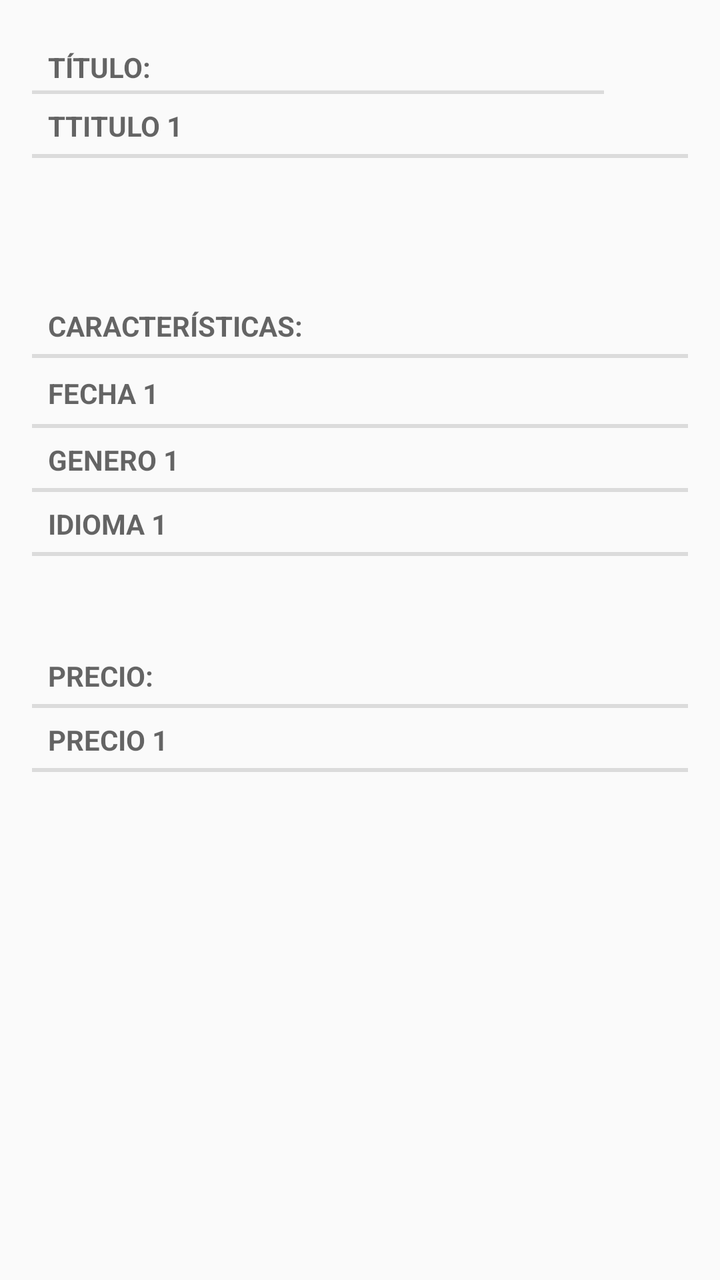
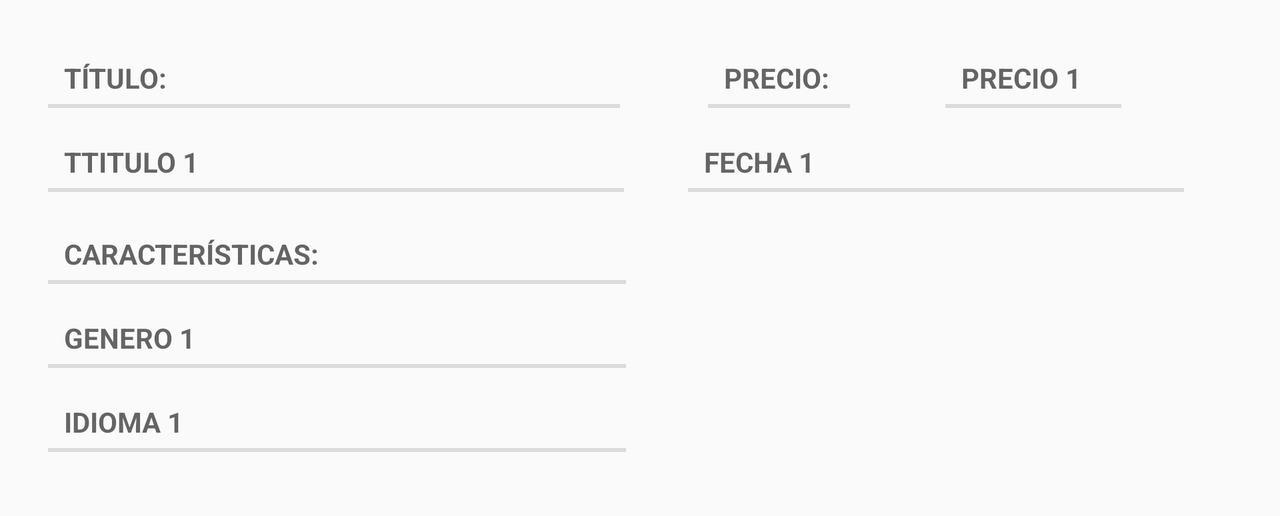

Compare how this app lays out the same screen by default and in its alternative resource folder. The renders come first, then the two layout files and the values they reference.
<!-- AndroidManifest.xml: application theme AppTheme -->
<!-- res/layout/articulo_fragment_grande.xml -->
<?xml version="1.0" encoding="utf-8"?>
<android.support.constraint.ConstraintLayout
    xmlns:android="http://schemas.android.com/apk/res/android"
    xmlns:app="http://schemas.android.com/apk/res-auto"
    xmlns:tools="http://schemas.android.com/tools"
    android:layout_width="match_parent"
    android:layout_height="match_parent"
    android:layout_margin="16dp"
    android:orientation="vertical"
    android:id="@+id/articulo_fragment_grande">

    <TextView
        android:id="@+id/label_grande_title"
        style="?android:listSeparatorTextViewStyle"
        android:layout_width="286dp"
        android:layout_height="27dp"
        android:layout_marginTop="4dp"
        android:text="@string/articulo_title_label"
        app:layout_constraintStart_toStartOf="parent"
        app:layout_constraintTop_toTopOf="parent" />

    <TextView
        android:id="@+id/articulo_title"
        style="?android:listSeparatorTextViewStyle"
        android:layout_width="match_parent"
        android:layout_height="wrap_content"
        app:layout_constraintEnd_toEndOf="parent"
        app:layout_constraintHorizontal_bias="0.0"
        app:layout_constraintStart_toStartOf="parent"
        app:layout_constraintTop_toBottomOf="@+id/label_grande_title"
        tools:text="Ttitulo 1" />

    <TextView
        android:id="@+id/label_grande_caracteristicas"
        style="?android:listSeparatorTextViewStyle"
        android:layout_width="match_parent"
        android:layout_height="wrap_content"
        android:layout_marginTop="68dp"
        android:text="@string/articulo_details_label"
        app:layout_constraintEnd_toEndOf="parent"
        app:layout_constraintHorizontal_bias="0.0"
        app:layout_constraintStart_toStartOf="parent"
        app:layout_constraintTop_toBottomOf="@+id/articulo_title" />

    <TextView
        android:id="@+id/articulo_fecha"
        style="?android:listSeparatorTextViewStyle"
        android:layout_width="match_parent"
        android:layout_height="35dp"
        app:layout_constraintEnd_toEndOf="parent"
        app:layout_constraintStart_toStartOf="parent"
        app:layout_constraintTop_toBottomOf="@+id/label_grande_caracteristicas"
        tools:text="Fecha 1" />

    <TextView
        android:id="@+id/articulo_genero"
        style="?android:listSeparatorTextViewStyle"
        android:layout_width="match_parent"
        android:layout_height="wrap_content"
        app:layout_constraintEnd_toEndOf="parent"
        app:layout_constraintStart_toStartOf="parent"
        app:layout_constraintTop_toBottomOf="@+id/articulo_fecha"
        tools:text="Genero 1" />

    <TextView
        android:id="@+id/articulo_idioma"
        style="?android:listSeparatorTextViewStyle"
        android:layout_width="match_parent"
        android:layout_height="wrap_content"
        app:layout_constraintEnd_toEndOf="parent"
        app:layout_constraintStart_toStartOf="parent"
        app:layout_constraintTop_toBottomOf="@+id/articulo_genero"
        tools:text="Idioma 1" />

    <TextView
        android:id="@+id/label_grande_precio"
        style="?android:listSeparatorTextViewStyle"
        android:layout_width="match_parent"
        android:layout_height="wrap_content"
        android:layout_marginTop="44dp"
        android:text="@string/articulo_precio_label"
        app:layout_constraintEnd_toEndOf="parent"
        app:layout_constraintStart_toStartOf="parent"
        app:layout_constraintTop_toBottomOf="@+id/articulo_idioma" />

    <TextView
        android:id="@+id/articulo_precio"
        style="?android:listSeparatorTextViewStyle"
        android:layout_width="match_parent"
        android:layout_height="wrap_content"
        android:layout_marginBottom="8dp"
        app:layout_constraintBottom_toBottomOf="parent"
        app:layout_constraintEnd_toEndOf="parent"
        app:layout_constraintHorizontal_bias="1.0"
        app:layout_constraintStart_toStartOf="parent"
        app:layout_constraintTop_toBottomOf="@+id/label_grande_precio"
        app:layout_constraintVertical_bias="0.0"
        tools:text="Precio 1" />

    <ImageView
        android:id="@+id/icono_carrito"
        android:layout_width="wrap_content"
        android:layout_height="wrap_content"
        android:layout_marginBottom="8dp"
        android:layout_marginEnd="8dp"
        android:layout_marginStart="8dp"
        android:layout_marginTop="8dp"
        app:layout_constraintBottom_toTopOf="@+id/articulo_title"
        app:layout_constraintEnd_toEndOf="parent"
        app:layout_constraintStart_toEndOf="@+id/label_grande_title"
        app:layout_constraintTop_toTopOf="parent"
        app:srcCompat="@android:drawable/ic_input_add" />


</android.support.constraint.ConstraintLayout>
<!-- resources referenced by this layout -->
<resources>
  <string name="articulo_details_label">Características:</string>
  <string name="articulo_precio_label">Precio:</string>
  <string name="articulo_title_label">Título:</string>
  <style name="AppTheme" parent="Base.Theme.AppCompat.Light.DarkActionBar">
          
  
          <item name="colorPrimary">#00695c</item>
          <item name="colorPrimaryDark">#003d33</item>
          <item name="colorAccent">#439889</item>
      </style>
</resources>
<!-- res/layout-land/articulo_fragment_grande.xml (the repository's variant of the layout above) -->
<!-- drawn on the phone turned sideways -->
<?xml version="1.0" encoding="utf-8"?>
<android.support.constraint.ConstraintLayout xmlns:android="http://schemas.android.com/apk/res/android"
    xmlns:app="http://schemas.android.com/apk/res-auto"
    xmlns:tools="http://schemas.android.com/tools"
    android:id="@+id/articulo_fragment_grande"
    android:layout_width="match_parent"
    android:layout_height="wrap_content"
    android:layout_margin="16dp"
    android:orientation="vertical">

    <TextView
        android:id="@+id/label_grande_title"
        style="?android:listSeparatorTextViewStyle"
        android:layout_width="286dp"
        android:layout_height="30dp"
        android:layout_marginStart="8dp"
        android:layout_marginTop="8dp"
        android:text="@string/articulo_title_label"
        app:layout_constraintStart_toStartOf="parent"
        app:layout_constraintTop_toTopOf="parent" />

    <TextView
        android:id="@+id/articulo_title"
        style="?android:listSeparatorTextViewStyle"
        android:layout_width="288dp"
        android:layout_height="30dp"
        android:layout_marginStart="8dp"
        android:layout_marginTop="12dp"
        app:layout_constraintStart_toStartOf="parent"
        app:layout_constraintTop_toBottomOf="@+id/label_grande_title"
        tools:text="Ttitulo 1" />

    <TextView
        android:id="@+id/label_grande_caracteristicas"
        style="?android:listSeparatorTextViewStyle"
        android:layout_width="289dp"
        android:layout_height="30dp"
        android:layout_marginStart="8dp"
        android:layout_marginTop="16dp"
        android:text="@string/articulo_details_label"
        app:layout_constraintStart_toStartOf="parent"
        app:layout_constraintTop_toBottomOf="@+id/articulo_title" />

    <TextView
        android:id="@+id/articulo_fecha"
        style="?android:listSeparatorTextViewStyle"
        android:layout_width="248dp"
        android:layout_height="30dp"
        android:layout_marginEnd="8dp"
        android:layout_marginStart="8dp"
        android:layout_marginTop="12dp"
        app:layout_constraintEnd_toEndOf="parent"
        app:layout_constraintStart_toEndOf="@+id/articulo_title"
        app:layout_constraintTop_toBottomOf="@+id/label_grande_precio"
        tools:text="Fecha 1" />

    <TextView
        android:id="@+id/articulo_genero"
        style="?android:listSeparatorTextViewStyle"
        android:layout_width="289dp"
        android:layout_height="30dp"
        android:layout_marginStart="8dp"
        android:layout_marginTop="12dp"
        app:layout_constraintStart_toStartOf="parent"
        app:layout_constraintTop_toBottomOf="@+id/label_grande_caracteristicas"
        tools:text="Genero 1" />

    <TextView
        android:id="@+id/articulo_idioma"
        style="?android:listSeparatorTextViewStyle"
        android:layout_width="289dp"
        android:layout_height="30dp"
        android:layout_marginBottom="16dp"
        android:layout_marginStart="8dp"
        android:layout_marginTop="12dp"
        app:layout_constraintBottom_toBottomOf="parent"
        app:layout_constraintStart_toStartOf="parent"
        app:layout_constraintTop_toBottomOf="@+id/articulo_genero"
        app:layout_constraintVertical_bias="0.0"
        tools:text="Idioma 1" />

    <TextView
        android:id="@+id/label_grande_precio"
        style="?android:listSeparatorTextViewStyle"
        android:layout_width="71dp"
        android:layout_height="30dp"
        android:layout_marginStart="44dp"
        android:layout_marginTop="8dp"
        android:text="@string/articulo_precio_label"
        app:layout_constraintStart_toEndOf="@+id/label_grande_title"
        app:layout_constraintTop_toTopOf="parent" />

    <TextView
        android:id="@+id/articulo_precio"
        style="?android:listSeparatorTextViewStyle"
        android:layout_width="88dp"
        android:layout_height="30dp"
        android:layout_marginEnd="8dp"
        android:layout_marginTop="8dp"
        app:layout_constraintEnd_toStartOf="@+id/icono_carrito"
        app:layout_constraintStart_toEndOf="@+id/label_grande_precio"
        app:layout_constraintTop_toTopOf="parent"
        tools:text="Precio 1" />

    <ImageView
        android:id="@+id/icono_carrito"
        android:layout_width="wrap_content"
        android:layout_height="wrap_content"
        android:layout_marginBottom="8dp"
        android:layout_marginEnd="8dp"
        android:layout_marginTop="8dp"
        app:layout_constraintBottom_toTopOf="@+id/articulo_title"
        app:layout_constraintEnd_toEndOf="parent"
        app:layout_constraintTop_toTopOf="parent"
        app:layout_constraintVertical_bias="0.0"
        app:srcCompat="@android:drawable/ic_input_add" />


</android.support.constraint.ConstraintLayout>
